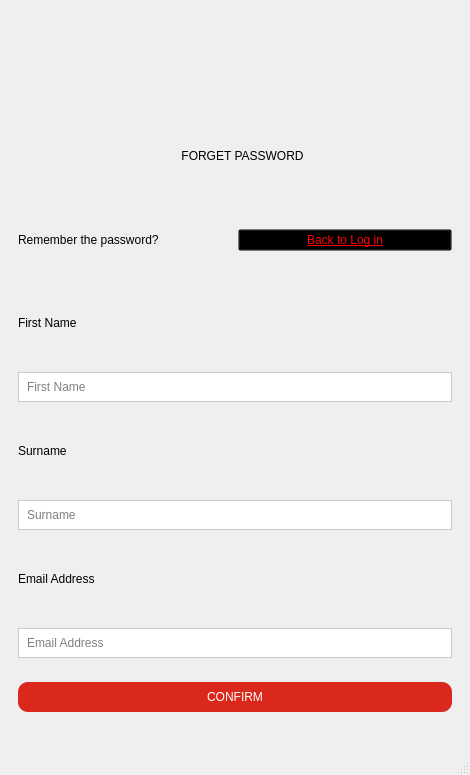
<?xml version="1.0" encoding="UTF-8"?>
<ui version="4.0">
 <class>MainWindow</class>
 <widget class="QMainWindow" name="MainWindow">
  <property name="geometry">
   <rect>
    <x>0</x>
    <y>0</y>
    <width>470</width>
    <height>775</height>
   </rect>
  </property>
  <property name="windowTitle">
   <string>MainWindow</string>
  </property>
  <widget class="QWidget" name="centralwidget">
   <layout class="QVBoxLayout" name="verticalLayout_3">
    <item>
     <widget class="QWidget" name="widget_2" native="true">
      <property name="maximumSize">
       <size>
        <width>500</width>
        <height>200</height>
       </size>
      </property>
      <property name="styleSheet">
       <string notr="true"/>
      </property>
      <layout class="QVBoxLayout" name="verticalLayout">
       <item>
        <widget class="QLabel" name="label">
         <property name="maximumSize">
          <size>
           <width>320</width>
           <height>100</height>
          </size>
         </property>
         <property name="styleSheet">
          <string notr="true">padding-left: 120px;</string>
         </property>
         <property name="text">
          <string/>
         </property>
         <property name="pixmap">
          <pixmap>C:/Users/Asus/Downloads/logo-mu-removebg-preview.png</pixmap>
         </property>
         <property name="scaledContents">
          <bool>true</bool>
         </property>
         <property name="alignment">
          <set>Qt::AlignCenter</set>
         </property>
        </widget>
       </item>
       <item>
        <widget class="QLabel" name="label_2">
         <property name="maximumSize">
          <size>
           <width>500</width>
           <height>100</height>
          </size>
         </property>
         <property name="styleSheet">
          <string notr="true">font: 75 20pt &quot;Bahnschrift Condensed&quot;;
padding-left: 15px;
</string>
         </property>
         <property name="text">
          <string>FORGET PASSWORD</string>
         </property>
         <property name="alignment">
          <set>Qt::AlignCenter</set>
         </property>
        </widget>
       </item>
      </layout>
     </widget>
    </item>
    <item>
     <widget class="QWidget" name="widget" native="true">
      <property name="maximumSize">
       <size>
        <width>16777215</width>
        <height>50</height>
       </size>
      </property>
      <layout class="QHBoxLayout" name="horizontalLayout">
       <item>
        <widget class="QLabel" name="label_3">
         <property name="styleSheet">
          <string notr="true">font: 10pt &quot;.VnTime&quot;;
</string>
         </property>
         <property name="text">
          <string>Remember the password?</string>
         </property>
        </widget>
       </item>
       <item>
        <widget class="QPushButton" name="btn_back">
         <property name="cursor">
          <cursorShape>PointingHandCursor</cursorShape>
         </property>
         <property name="styleSheet">
          <string notr="true">background-color: transparent;
font: 10pt &quot;.VnTime&quot;;
text-decoration: underline;
color: red
</string>
         </property>
         <property name="text">
          <string>Back to Log in</string>
         </property>
        </widget>
       </item>
      </layout>
     </widget>
    </item>
    <item>
     <widget class="QWidget" name="widget_3" native="true">
      <layout class="QVBoxLayout" name="verticalLayout_2">
       <item>
        <widget class="QLabel" name="label_5">
         <property name="maximumSize">
          <size>
           <width>16777215</width>
           <height>50</height>
          </size>
         </property>
         <property name="styleSheet">
          <string notr="true">font: 10pt &quot;Segoe UI&quot;;</string>
         </property>
         <property name="text">
          <string>First Name</string>
         </property>
        </widget>
       </item>
       <item>
        <widget class="QLineEdit" name="lineEditFName">
         <property name="styleSheet">
          <string notr="true">padding: 6px;
font: 10pt &quot;Segoe UI&quot;;
border: 1px solid #ccc</string>
         </property>
         <property name="placeholderText">
          <string>First Name</string>
         </property>
        </widget>
       </item>
       <item>
        <widget class="QLabel" name="label_6">
         <property name="maximumSize">
          <size>
           <width>16777215</width>
           <height>50</height>
          </size>
         </property>
         <property name="styleSheet">
          <string notr="true">font: 10pt &quot;Segoe UI&quot;;</string>
         </property>
         <property name="text">
          <string>Surname</string>
         </property>
        </widget>
       </item>
       <item>
        <widget class="QLineEdit" name="lineEditSName">
         <property name="styleSheet">
          <string notr="true">padding: 6px;
font: 10pt &quot;Segoe UI&quot;;
border: 1px solid #ccc</string>
         </property>
         <property name="placeholderText">
          <string>Surname</string>
         </property>
        </widget>
       </item>
       <item>
        <widget class="QLabel" name="label_7">
         <property name="maximumSize">
          <size>
           <width>16777215</width>
           <height>50</height>
          </size>
         </property>
         <property name="styleSheet">
          <string notr="true">font: 10pt &quot;Segoe UI&quot;;</string>
         </property>
         <property name="text">
          <string>Email Address</string>
         </property>
        </widget>
       </item>
       <item>
        <widget class="QLineEdit" name="lineEditEmail">
         <property name="styleSheet">
          <string notr="true">padding: 6px;
font: 10pt &quot;Segoe UI&quot;;
border: 1px solid #ccc</string>
         </property>
         <property name="placeholderText">
          <string>Email Address</string>
         </property>
        </widget>
       </item>
       <item>
        <widget class="QPushButton" name="btn_confirm">
         <property name="cursor">
          <cursorShape>PointingHandCursor</cursorShape>
         </property>
         <property name="styleSheet">
          <string notr="true">background-color: #DA291C;
font: bold 11pt &quot;Segoe UI&quot;;
color: white;
border-radius: 10px;
border: none; 
padding: 8px 20px;</string>
         </property>
         <property name="text">
          <string>CONFIRM</string>
         </property>
        </widget>
       </item>
      </layout>
     </widget>
    </item>
   </layout>
  </widget>
  <widget class="QStatusBar" name="statusbar"/>
 </widget>
 <resources/>
 <connections/>
</ui>
